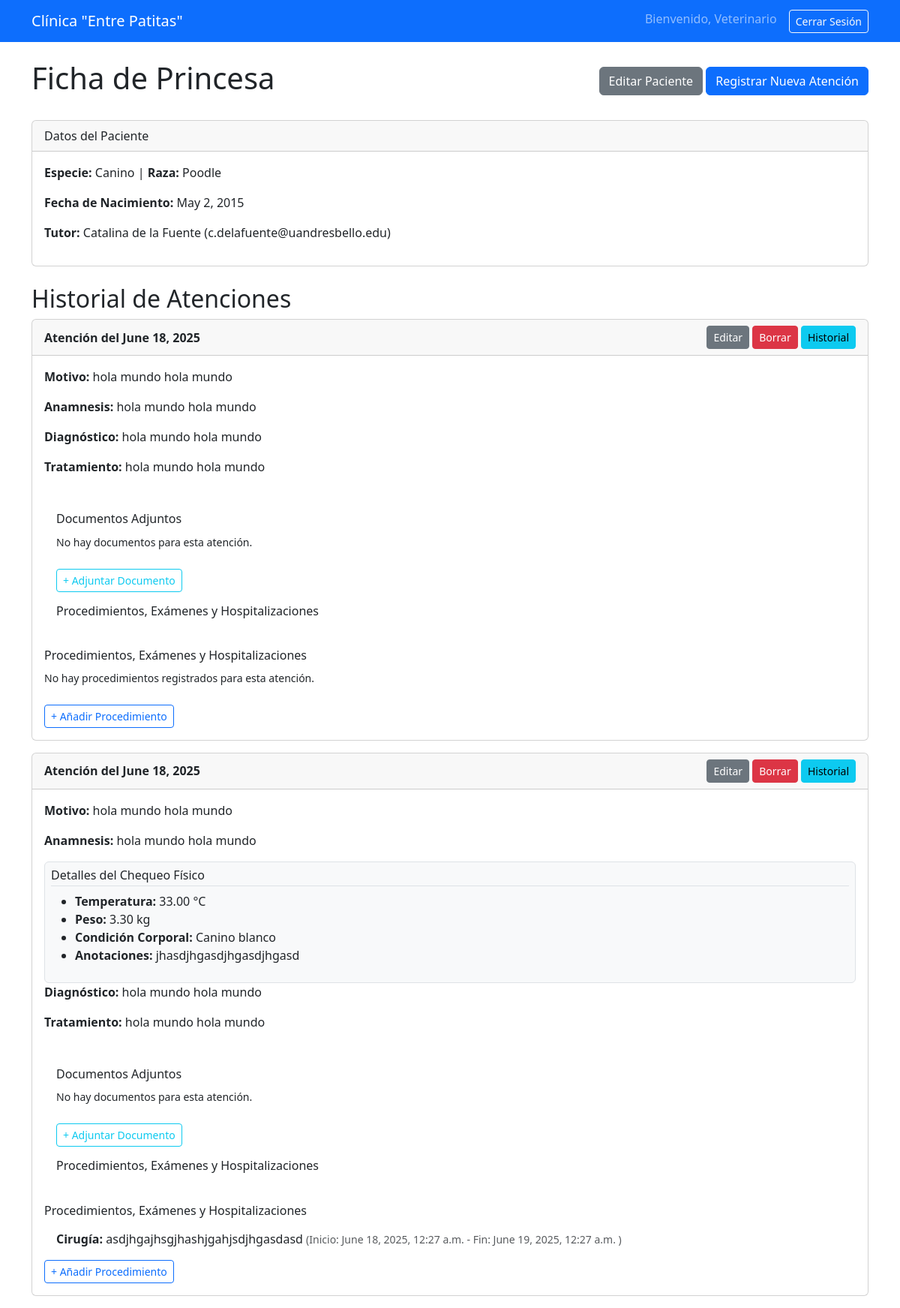
The app's page /gestion/pacientes/3/ (signed in) with its own data.
### gestion/models.py (models this page shows, shortened)
class Paciente(models.Model):
    nombre = models.CharField(max_length=50) #
    especie = models.CharField(max_length=50) #
    raza = models.CharField(max_length=50) #
    sexo = models.CharField(max_length=10) #
    fecha_nacimiento = models.DateField() #
    microchip_tatuaje = models.CharField(max_length=50, blank=True, null=True) #
    tutor = models.ForeignKey(Tutor, on_delete=models.CASCADE, related_name='pacientes')

class Tutor(models.Model):
    nombre_completo = models.CharField(max_length=100)
    rut = models.CharField(max_length=12, unique=True)
    direccion = models.CharField(max_length=200)
    telefono = models.CharField(max_length=15)
    email = models.EmailField(unique=True)

class AtencionMedica(models.Model):
    TIPO_ATENCION_CHOICES = [
        ('Clínica', 'Clínica Veterinaria'),
        ('Club', 'Club Entre Patitas')
    ]
    ficha_clinica = models.ForeignKey(FichaClinica, on_delete=models.CASCADE, related_name='atenciones')
    fecha_atencion = models.DateTimeField(auto_now_add=True)
    veterinario = models.ForeignKey(User, on_delete=models.SET_NULL, null=True)
    tipo_atencion = models.CharField(max_length=10, choices=TIPO_ATENCION_CHOICES)
    motivo_consulta = models.TextField(help_text="Debe tener un mínimo de 10 caracteres.") #
    anamnesis = models.TextField(verbose_name="Anamnesis (antecedentes previos y actuales)") #
    diagnostico = models.TextField() #
    tratamiento = models.TextField() #
    notas_hospitalizacion = models.TextField(blank=True, null=True, help_text="Notas específicas de la hospitalización")
    jaula_numero = models.CharField(max_length=10, blank=True, null=True, verbose_name="Número de Jaula")
    history = HistoricalRecords()

class ChequeoFisico(models.Model):
    atencion_medica = models.OneToOneField(AtencionMedica, on_delete=models.CASCADE, related_name='chequeo')
    temperatura = models.DecimalField(max_digits=4, decimal_places=2) #
    peso = models.DecimalField(max_digits=5, decimal_places=2) #
    condicion_corporal = models.CharField(max_length=100) #
    anotaciones = models.TextField(blank=True, null=True) #

class Procedimiento(models.Model):
    TIPO_PROCEDIMIENTO_CHOICES = [
        ('Cirugía', 'Cirugía'),
        ('Examen', 'Examen'),
        ('Hospitalización', 'Hospitalización')
    ]
    atencion_medica = models.ForeignKey(AtencionMedica, on_delete=models.CASCADE, related_name='procedimientos')
    tipo = models.CharField(max_length=20, choices=TIPO_PROCEDIMIENTO_CHOICES) #
    descripcion = models.TextField()
    fecha_inicio = models.DateTimeField() #
    fecha_fin = models.DateTimeField(blank=True, null=True) #

### gestion/views.py (the view)
# urls.py: path('pacientes/<int:paciente_id>/', views.detalle_paciente, name='detalle_paciente'),
@login_required
def detalle_paciente(request, paciente_id):
    paciente = get_object_or_404(Paciente, pk=paciente_id)
    try:
        ficha = FichaClinica.objects.get(paciente=paciente)
        atenciones = AtencionMedica.objects.filter(ficha_clinica=ficha).order_by('-fecha_atencion')
    except FichaClinica.DoesNotExist:
        ficha = None
        atenciones = []
    contexto = {
        'paciente': paciente,
        'ficha': ficha,
        'atenciones': atenciones,
    }
    return render(request, 'gestion/detalle_paciente.html', contexto)

### gestion/templates/gestion/detalle_paciente.html (shortened to what this page needs)
{% extends 'gestion/base.html' %}
{% block content %}
    <div class="d-flex justify-content-between align-items-center mb-4">
        <h1>Ficha de {{ paciente.nombre }}</h1>
        <div>
            <a href="{% url 'editar_paciente' paciente.id %}" class="btn btn-secondary">Editar Paciente</a>
            <a href="{% url 'seleccionar_tipo_atencion' paciente.id %}" class="btn btn-primary">Registrar Nueva Atención</a>
        </div>
    </div>
    <div class="card mb-4">
        <div class="card-header">Datos del Paciente</div>
        <div class="card-body">
            <p><strong>Especie:</strong> {{ paciente.especie }} | <strong>Raza:</strong> {{ paciente.raza }}</p>
            <p><strong>Fecha de Nacimiento:</strong> {{ paciente.fecha_nacimiento }}</p>
            <p><strong>Tutor:</strong> {{ paciente.tutor.nombre_completo }} ({{ paciente.tutor.email }})</p>
        </div>
    </div>
    <h2>Historial de Atenciones</h2>
    {% for atencion in atenciones %}
        <div class="card mb-3">
            <div class="card-header d-flex justify-content-between align-items-center">
            <strong>Atención del {{ atencion.fecha_atencion.date }}</strong>
            <div>
                <a href="{% url 'editar_atencion' paciente.id atencion.id %}" class="btn btn-secondary btn-sm">Editar</a>
                <a href="{% url 'borrar_atencion' paciente.id atencion.id %}" class="btn btn-danger btn-sm">Borrar</a>
                <a href="{% url 'ver_historial_atencion' atencion.id %}" class="btn btn-info btn-sm">Historial</a>
            </div>
        </div>
            <div class="card-body">
                <p><strong>Motivo:</strong> {{ atencion.motivo_consulta }}</p>
                <p><strong>Anamnesis:</strong> {{ atencion.anamnesis }}</p>
                {% if atencion.chequeo %}
                    <div class="p-2 bg-light border rounded mt-2">
                        <h6 class="border-bottom pb-1">Detalles del Chequeo Físico</h6>
                        <ul>
                            <li><strong>Temperatura:</strong> {{ atencion.chequeo.temperatura }} °C</li>
                            <li><strong>Peso:</strong> {{ atencion.chequeo.peso }} kg</li>
                            <li><strong>Condición Corporal:</strong> {{ atencion.chequeo.condicion_corporal }}</li>
                            {% if atencion.chequeo.anotaciones %}
                            <li><strong>Anotaciones:</strong> {{ atencion.chequeo.anotaciones }}</li>
                            {% endif %}
                        </ul>
                    </div>
                {% endif %}
                <p><strong>Diagnóstico:</strong> {{ atencion.diagnostico }}</p>
                <p><strong>Tratamiento:</strong> {{ atencion.tratamiento }}</p>
                <div class="card-body">
                    <div class="mt-3">
                        <h6>Documentos Adjuntos</h6>
                        {% if atencion.documentos.all %}
                            <ul class="list-group list-group-flush">
                            {% for doc in atencion.documentos.all %}
                                <li class="list-group-item">
                                    <a href="{{ doc.archivo.url }}" target="_blank">{{ doc.titulo }}</a>
                                    <small class="text-muted"> (Subido el: {{ doc.fecha_subida }})</small>
                                </li>
                            {% endfor %}
                            </ul>
                        {% else %}
                            <p><small>No hay documentos para esta atención.</small></p>
                        {% endif %}
                        <a href="{% url 'adjuntar_documento' atencion.id %}" class="btn btn-outline-info btn-sm mt-2">+ Adjuntar Documento</a>
                    </div>
                    <div class="mt-3">
                        <h6>Procedimientos, Exámenes y Hospitalizaciones</h6>
                        </div>
                </div>
                <div class="mt-3">
                    <h6>Procedimientos, Exámenes y Hospitalizaciones</h6>
                    {% if atencion.procedimientos.all %}
                        <ul class="list-group list-group-flush">
                        {% for procedimiento in atencion.procedimientos.all %}
                            <li class="list-group-item">
                                <strong>{{ procedimiento.get_tipo_display }}:</strong> {{ procedimiento.descripcion }}
                                <small class="text-muted">
                                    (Inicio: {{ procedimiento.fecha_inicio }}
                                    {% if procedimiento.fecha_fin %}
                                        - Fin: {{ procedimiento.fecha_fin }}
                                    {% endif %})
                                </small>
                            </li>
                        {% endfor %}
                        </ul>
                    {% else %}
                        <p><small>No hay procedimientos registrados para esta atención.</small></p>
                    {% endif %}
                    <a href="{% url 'crear_procedimiento' atencion.id %}" class="btn btn-outline-primary btn-sm mt-2">+ Añadir Procedimiento</a>
                </div>
            </div>
        </div>
    {% empty %}
        <div class="alert alert-info">No hay atenciones registradas.</div>
    {% endfor %}
{% endblock %}

### gestion/templates/gestion/base.html (shortened to what this page needs)
{% load static %}
<!doctype html>
<html lang="es">
<head>
    <link href="https://cdn.jsdelivr.net/npm/bootstrap@5.3.3/dist/css/bootstrap.min.css" rel="stylesheet">
</head>
<body>
    <nav class="navbar navbar-expand-lg navbar-dark bg-primary">
        <div class="container">
            <a class="navbar-brand" href="{% url 'lista_pacientes' %}">Clínica "Entre Patitas"</a>
            <div class="collapse navbar-collapse">
                <ul class="navbar-nav ms-auto mb-2 mb-lg-0">
                    {% if user.is_authenticated %}
                        <li class="nav-item">
                            <span class="navbar-text">
                                Bienvenido, {{ user.username }}
                            </span>
                        </li>
                        <li class="nav-item ms-3">
                            <form action="{% url 'logout' %}" method="post" class="d-inline">
                                <button type="submit" class="btn btn-outline-light btn-sm">Cerrar Sesión</button>
                            </form>
                        </li>
                    {% else %}
                        <li class="nav-item">
                            <a href="{% url 'login' %}" class="btn btn-outline-light btn-sm">Iniciar Sesión</a>
                        </li>
                    {% endif %}
                </ul>
            </div>
        </div>
    </nav>
    <main class="container mt-4">
        {% block content %}
        {% endblock %}
    </main>
</body>
</html>

### records on screen
Paciente: nombre "Princesa", especie "Canino", raza "Poodle", fecha_nacimiento "May 2, 2015", tutor.nombre_completo "Catalina de la Fuente", tutor.email "c.delafuente@uandresbello.edu"
AtencionMedica: fecha_atencion "June 18, 2025", motivo_consulta "hola mundo hola mundo", anamnesis "hola mundo hola mundo", diagnostico "hola mundo hola mundo", tratamiento "hola mundo hola mundo", shows "No hay documentos para esta atención.", shows "No hay procedimientos registrados para esta atención."
AtencionMedica: fecha_atencion "June 18, 2025", motivo_consulta "hola mundo hola mundo", anamnesis "hola mundo hola mundo", chequeo.temperatura "33.00", chequeo.peso "3.30", chequeo.condicion_corporal "Canino blanco", chequeo.anotaciones "jhasdjhgasdjhgasdjhgasd", diagnostico "hola mundo hola mundo", tratamiento "hola mundo hola mundo", shows "No hay documentos para esta atención."
Procedimiento: tipo "Cirugía", descripcion "asdjhgajhsgjhashjgahjsdjhgasdasd", fecha_inicio "June 18, 2025, 12:27 a.m.", fecha_fin "June 19, 2025, 12:27 a.m."

### other values on screen
{{ user.username }} "Veterinario"
